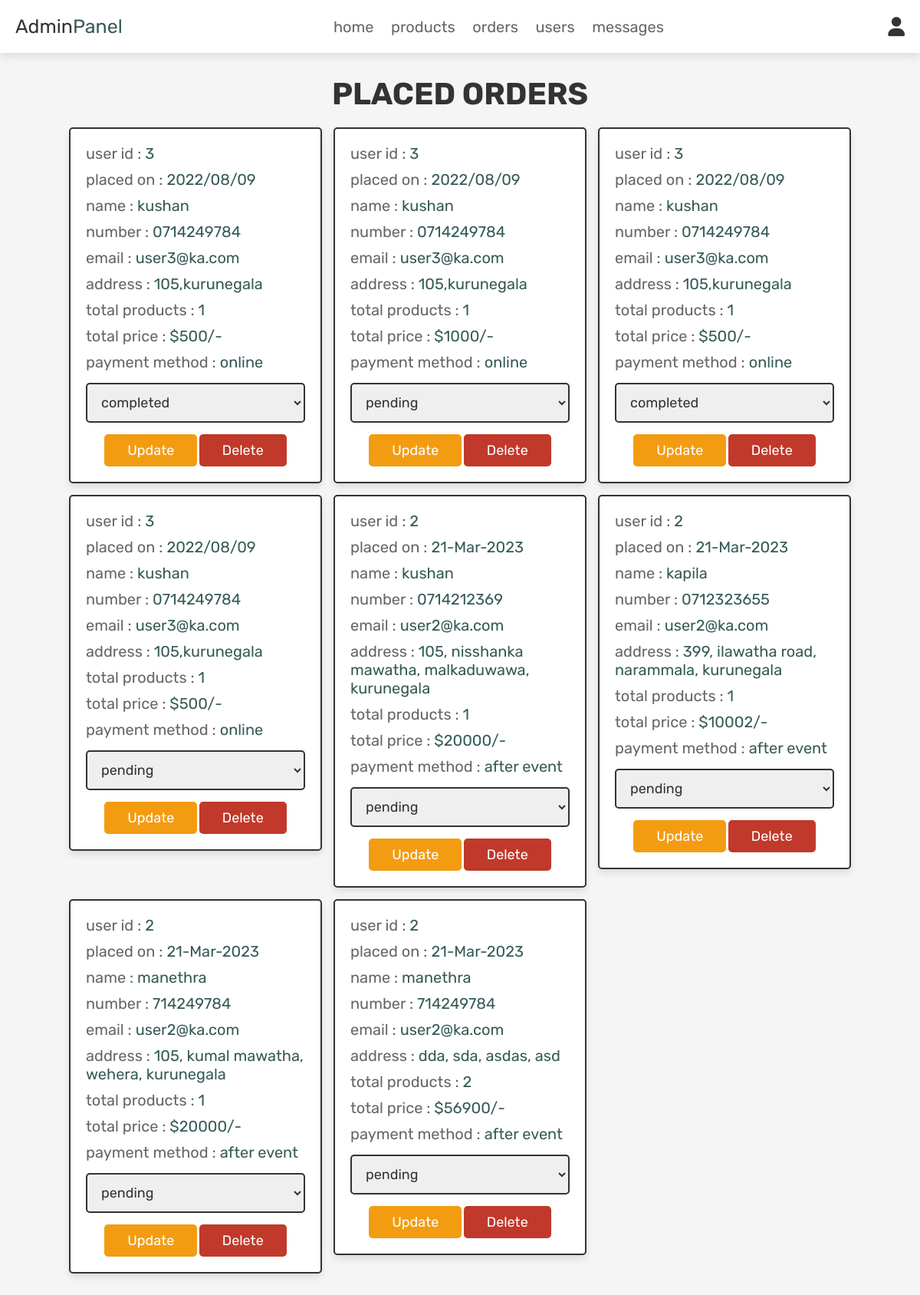
The app's page /admin_orders.php (signed in), older data.
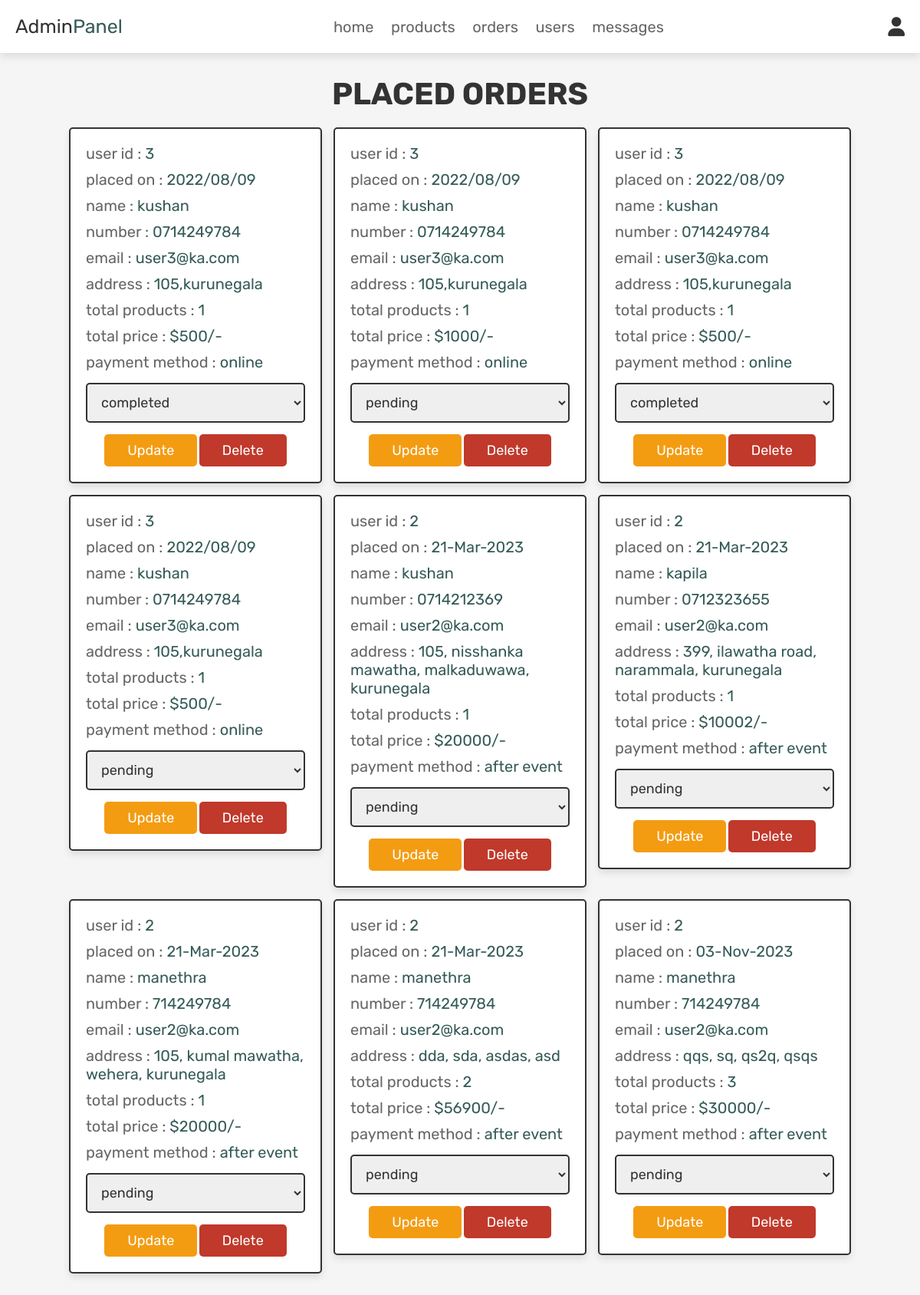
The same page, newer data.
### tables this page shows
CREATE TABLE IF NOT EXISTS `orders` (
  `id` int(100) NOT NULL AUTO_INCREMENT,
  `user_id` int(100) NOT NULL,
  `name` varchar(100) NOT NULL,
  `number` varchar(12) NOT NULL,
  `email` varchar(100) NOT NULL,
  `method` varchar(50) NOT NULL,
  `address` varchar(500) NOT NULL,
  `event_date` varchar(100) NOT NULL,
  `participants` int(11) NOT NULL,
  `total_products` int(10) NOT NULL,
  `total_price` int(100) NOT NULL,
  `placed_on` varchar(50) NOT NULL,
  `payment_status` varchar(20) NOT NULL DEFAULT 'pending',
  `planner_id` int(100) NOT NULL,
  `pid` int(11) NOT NULL,
  `package` varchar(100) NOT NULL,
  PRIMARY KEY (`id`)
);

### admin_orders.php (the view, shortened to what this page needs)
<?php
@include 'config.php';
?>
<!DOCTYPE html>
<html lang="en">
<head>
   <link rel="stylesheet" href="https://cdnjs.cloudflare.com/ajax/libs/font-awesome/6.0.0/css/all.min.css">
   <link rel="stylesheet" href="css/admin_styles.css">
</head>
<body>
<?php @include 'admin_header.php'; ?>
<section class="placed-orders">
   <h1 class="title">placed orders</h1>
   <div class="box-container">
      <?php
      $select_orders = mysqli_query($conn, "SELECT * FROM `orders`") or die('query failed');
      if(mysqli_num_rows($select_orders) > 0){
         while($fetch_orders = mysqli_fetch_assoc($select_orders)){
      ?>
      <div class="box">
         <p> user id : <span><?php echo $fetch_orders['user_id']; ?></span> </p>
         <p> placed on : <span><?php echo $fetch_orders['placed_on']; ?></span> </p>
         <p> name : <span><?php echo $fetch_orders['name']; ?></span> </p>
         <p> number : <span><?php echo $fetch_orders['number']; ?></span> </p>
         <p> email : <span><?php echo $fetch_orders['email']; ?></span> </p>
         <p> address : <span><?php echo $fetch_orders['address']; ?></span> </p>
         <p> total products : <span><?php echo $fetch_orders['total_products']; ?></span> </p>
         <p> total price : <span>$<?php echo $fetch_orders['total_price']; ?>/-</span> </p>
         <p> payment method : <span><?php echo $fetch_orders['method']; ?></span> </p>
         <form action="" method="post">
            <select name="update_payment">
               <option disabled selected><?php echo $fetch_orders['payment_status']; ?></option>
            </select>
            <input type="submit" name="update_order" value="update" class="option-btn">
            <a href="admin_orders.php?delete=<?php echo $fetch_orders['id']; ?>" class="delete-btn" onclick="return confirm('delete this order?');">delete</a>
         </form>
      </div>
      <?php
         }
      }else{
         echo '<p class="empty">no orders placed yet!</p>';
      }
      ?>
   </div>
</section>
</body>
</html>

Row changes from the older to the newer data that the page shows:
added orders: user "2", placed_on "03-Nov-2023", name "manethra", number "714249784", email "user2@ka.com", address "qqs, sq, qs2q, qsqs", total_products "3", total_price "30000", method "after event", update_payment "pending"
